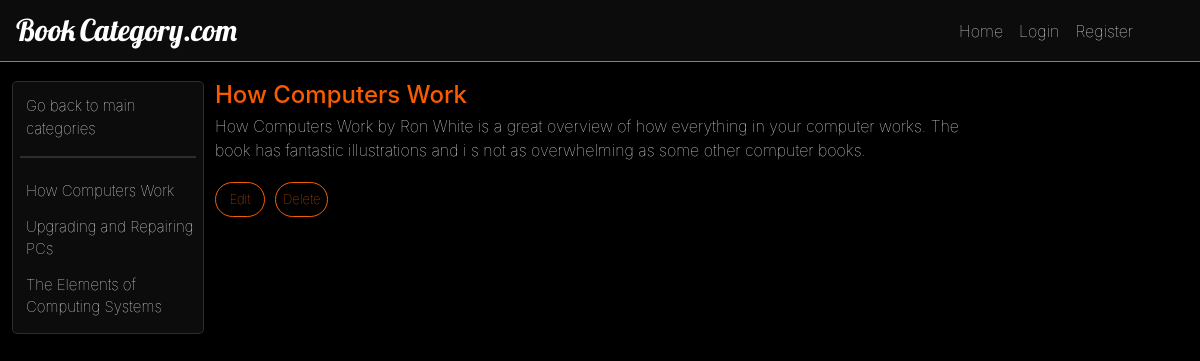
The app's page /catalog/1/books/1 with its own data.
### catalogapp/database_setup.py (models this page shows, shortened)
class Book(Base):
    __tablename__ = 'book'
    name = Column(String(80), nullable=False)
    description = Column(String(250))
    id = Column(Integer, primary_key=True)
    category_id = Column(Integer, ForeignKey('category.id'))
    category = relationship(Category)
    user_id = Column(Integer, ForeignKey('user.id'))
    user = relationship(User)

### catalogapp/routes.py (the view)
@app.route('/catalog/<int:category_id>/books/<int:item_id>')
def showBookInfo(category_id, item_id):
    items = session.query(Book).filter_by(category_id=category_id).all()
    category = session.query(Category).filter_by(id=category_id).one()
    item = session.query(Book).filter_by(id=item_id).one()
    return render_template('iteminfo.html', item=item,
                           items=items, category=category)

### catalogapp/templates/iteminfo.html
{% extends "layout.html" %}
{% block content %}
<div id="margindown" class="container-fluid">
  <div class="row">
      {% include "sidenav.html" %}
    <div class="offset-2 main col-10 col-md-8">
      <div class="item_name">
        <h4>{{item.name}}</h4>
      </div>
      <div class="item-content">
        <div class="description">
          {%if not item.description%}
          There is no description available. Click edit to add one.
          {%else%}
          {{item.description}}
          {%endif%}
        </div>
      </div>
      <div class='buttons'>
        <a class="button" href="{{url_for('editBook', category_id=category.id, item_id=item.id)}}">Edit</a>
        <a class="button" href="{{url_for('deleteBook', category_id=category.id, item_id=item.id)}}">Delete</a>
      </div>
    </div>
  </div>
</div>
{% endblock content %}

### catalogapp/templates/sidenav.html
<nav class="col-2  px-1 position-fixed" id="sticky-sidebar">
  <div class="ml-2 sidenav container">
  <div class="nav flex-column flex-nowrap overflow-auto">
    {% if items %}
    <a id="backbutton" class="pb-3 mb-3" href="/">Go back to main categories</a>
      {% for item in items %}
        <a class="nav-link" href="{{url_for('showBooks', category_id = category.id)}}">{{item.name}}</a>
      {% endfor %}
    {% else %}
      {% for category in categories %}
        <a class="nav-link" href="{{url_for('showBooks', category_id = category.id)}}">{{category.name}}</a>
      {% endfor %}
    {% endif %}
  </div>
</div>
</nav>

### catalogapp/static/styles.css (style rules this page uses)
body { background-color: black; font-weight: 50 !important; overflow-x: hidden; }
#margindown { margin-top: 61px !important; }
a { text-decoration: none !important; }
.main { color: white; }
#backbutton { border-bottom: 2px solid #2d2d2d; }
.container { background-color: #0c0c0c; border: 1px solid #2d2d2d; border-radius: 5px; margin-bottom: 15px; padding: 10px; }
.sidenav { padding: 7px; }
.sidenav a { padding: 6px 2px 6px 6px; font-size: 15px; color: white; border-bottom: 1px solid transparent; display: block; transition: 0.3s; }
h4 { color: #f95c00; margin-bottom: 4px; }
.row { padding-top: 10px; background-color: black; }
.buttons { margin-top: 20px; display:flex; flex-grow: 0px; }
.button { border: 1px solid #f95c00; background-color: transparent; margin-right: 10px; min-width: 50px; border-radius: 30px; font-size: 13px; color: #f95c00; padding: 7px; text-align: center; transition: 0.3s; }
.item_name { align-items: center; }

### records on screen
Book: name "How Computers Work", description "How Computers Work by Ron White is a great overview of how everything in your computer works. The book has fantastic illustrations and i s not as overwhelming as some other computer books."
Book: name "Upgrading and Repairing PCs"
Book: name "The Elements of Computing Systems"
